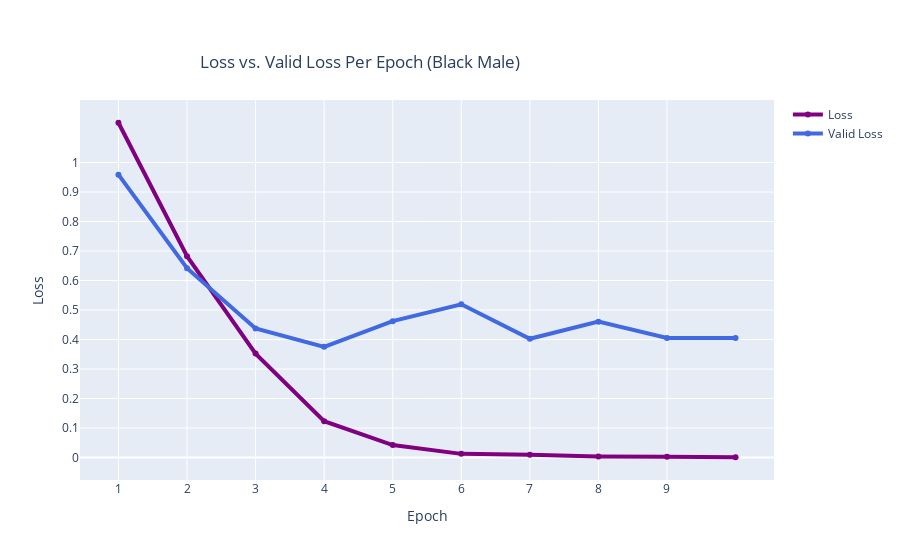

This figure's notebook cell:
### Code cell
#Create plot for LOSS and VAL PER Epoch (Black Male): final model run with using epoch of 10
# Define X and Y variable data
epoch = [1,2,3,4,5,6,7,8,9,10]
bmLoss = [1.1348,0.6826,0.3523,0.1233, 0.0423, 0.0124, 0.0096, 0.0034,0.0022 , 0.0009]
bmValidLoss = [0.9589,0.6417,0.4372,0.3752, 0.4622, 0.5194, 0.4025, 0.4606, 0.4050, 0.4055]


#####
fig = go.Figure()
# Create and style traces
fig.add_trace(go.Scatter(x=epoch, y=bmloss, name='Loss',
                         line=dict(color='purple', width=4)))
fig.add_trace(go.Scatter(x=epoch, y=bmValidLoss, name = 'Valid Loss',
                         line=dict(color='royalblue', width=4)))

# Edit the layout
fig.update_layout(title='Loss vs. Valid Loss Per Epoch (Black Male)',
                   xaxis_title='Epoch',
                   yaxis_title='Loss',
                  xaxis = dict(
                  tickmode = 'array',
                  tickvals = [0,1,2,3,4,5,6,7,8,9]),
                  yaxis = dict(
                  tickmode = 'array',
                  tickvals = [0,0.10,0.20,0.30,0.40,0.50,0.60,0.70,0.80,0.90,1]))
       

fig.update_layout(
    title={
        'text':'Loss vs. Valid Loss Per Epoch (Black Male)',
        'y':0.9,
        'x':0.4,
        'xanchor':'center',
        'yanchor':'top'
    })

fig.show()

### Figure 1 — Plotly figure (JSON) as saved in the notebook; plotly's stock layout.template omitted (floating-point values rounded to 4 significant figures)
{"data": [{"line": {"color": "purple", "width": 4}, "name": "Loss", "type": "scatter", "x": [1, 2, 3, 4, 5, 6, 7, 8, 9, 10], "y": [1.135, 0.6826, 0.3523, 0.1233, 0.0423, 0.0124, 0.0096, 0.0034, 0.0022, 0.0009]}, {"line": {"color": "royalblue", "width": 4}, "name": "Valid Loss", "type": "scatter", "x": [1, 2, 3, 4, 5, 6, 7, 8, 9, 10], "y": [0.9589, 0.6417, 0.4372, 0.3752, 0.4622, 0.5194, 0.4025, 0.4606, 0.405, 0.4055]}], "layout": {"title": {"text": "Loss vs. Valid Loss Per Epoch (Black Male)", "x": 0.4, "xanchor": "center", "y": 0.9, "yanchor": "top"}, "xaxis": {"tickmode": "array", "tickvals": [0, 1, 2, 3, 4, 5, 6, 7, 8, 9], "title": {"text": "Epoch"}}, "yaxis": {"tickmode": "array", "tickvals": [0, 0.1, 0.2, 0.3, 0.4, 0.5, 0.6, 0.7, 0.8, 0.9, 1], "title": {"text": "Loss"}}}}
